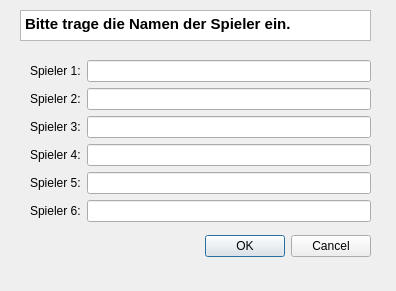
<?xml version="1.0" encoding="UTF-8"?>
<ui version="4.0">
 <class>SechsSpielerDialog</class>
 <widget class="QDialog" name="SechsSpielerDialog">
  <property name="geometry">
   <rect>
    <x>0</x>
    <y>0</y>
    <width>396</width>
    <height>291</height>
   </rect>
  </property>
  <property name="windowTitle">
   <string>Dialog</string>
  </property>
  <widget class="QDialogButtonBox" name="buttonBox">
   <property name="geometry">
    <rect>
     <x>30</x>
     <y>230</y>
     <width>341</width>
     <height>32</height>
    </rect>
   </property>
   <property name="orientation">
    <enum>Qt::Horizontal</enum>
   </property>
   <property name="standardButtons">
    <set>QDialogButtonBox::Cancel|QDialogButtonBox::Ok</set>
   </property>
  </widget>
  <widget class="QTextBrowser" name="textBrowser">
   <property name="geometry">
    <rect>
     <x>20</x>
     <y>10</y>
     <width>351</width>
     <height>31</height>
    </rect>
   </property>
   <property name="html">
    <string>&lt;!DOCTYPE HTML PUBLIC &quot;-//W3C//DTD HTML 4.0//EN&quot; &quot;http://www.w3.org/TR/REC-html40/strict.dtd&quot;&gt;
&lt;html&gt;&lt;head&gt;&lt;meta name=&quot;qrichtext&quot; content=&quot;1&quot; /&gt;&lt;style type=&quot;text/css&quot;&gt;
p, li { white-space: pre-wrap; }
&lt;/style&gt;&lt;/head&gt;&lt;body style=&quot; font-family:'MS Shell Dlg 2'; font-size:8pt; font-weight:400; font-style:normal;&quot;&gt;
&lt;p style=&quot; margin-top:0px; margin-bottom:0px; margin-left:0px; margin-right:0px; -qt-block-indent:0; text-indent:0px;&quot;&gt;&lt;span style=&quot; font-size:11pt; font-weight:600;&quot;&gt;Bitte trage die Namen der Spieler ein.&lt;/span&gt;&lt;/p&gt;&lt;/body&gt;&lt;/html&gt;</string>
   </property>
  </widget>
  <widget class="QWidget" name="">
   <property name="geometry">
    <rect>
     <x>30</x>
     <y>60</y>
     <width>341</width>
     <height>164</height>
    </rect>
   </property>
   <layout class="QFormLayout" name="formLayout">
    <item row="0" column="0">
     <widget class="QLabel" name="label">
      <property name="text">
       <string>Spieler 1:</string>
      </property>
     </widget>
    </item>
    <item row="0" column="1">
     <widget class="QLineEdit" name="lineEdit">
      <property name="text">
       <string/>
      </property>
     </widget>
    </item>
    <item row="1" column="0">
     <widget class="QLabel" name="label_2">
      <property name="text">
       <string>Spieler 2:</string>
      </property>
     </widget>
    </item>
    <item row="1" column="1">
     <widget class="QLineEdit" name="lineEdit_2"/>
    </item>
    <item row="2" column="0">
     <widget class="QLabel" name="label_3">
      <property name="text">
       <string>Spieler 3:</string>
      </property>
     </widget>
    </item>
    <item row="2" column="1">
     <widget class="QLineEdit" name="lineEdit_3"/>
    </item>
    <item row="3" column="0">
     <widget class="QLabel" name="label_4">
      <property name="text">
       <string>Spieler 4:</string>
      </property>
     </widget>
    </item>
    <item row="3" column="1">
     <widget class="QLineEdit" name="lineEdit_4"/>
    </item>
    <item row="4" column="0">
     <widget class="QLabel" name="label_5">
      <property name="text">
       <string>Spieler 5:</string>
      </property>
     </widget>
    </item>
    <item row="4" column="1">
     <widget class="QLineEdit" name="lineEdit_5"/>
    </item>
    <item row="5" column="0">
     <widget class="QLabel" name="label_6">
      <property name="text">
       <string>Spieler 6:</string>
      </property>
     </widget>
    </item>
    <item row="5" column="1">
     <widget class="QLineEdit" name="lineEdit_6"/>
    </item>
   </layout>
  </widget>
 </widget>
 <resources/>
 <connections>
  <connection>
   <sender>buttonBox</sender>
   <signal>accepted()</signal>
   <receiver>SechsSpielerDialog</receiver>
   <slot>accept()</slot>
   <hints>
    <hint type="sourcelabel">
     <x>248</x>
     <y>254</y>
    </hint>
    <hint type="destinationlabel">
     <x>157</x>
     <y>274</y>
    </hint>
   </hints>
  </connection>
  <connection>
   <sender>buttonBox</sender>
   <signal>rejected()</signal>
   <receiver>SechsSpielerDialog</receiver>
   <slot>reject()</slot>
   <hints>
    <hint type="sourcelabel">
     <x>316</x>
     <y>260</y>
    </hint>
    <hint type="destinationlabel">
     <x>286</x>
     <y>274</y>
    </hint>
   </hints>
  </connection>
 </connections>
</ui>
